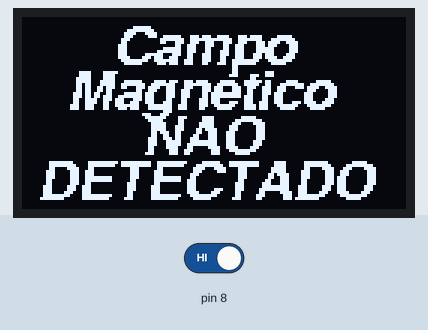
Bench run of a sketch on a simulated Arduino Uno, built with avr-gcc and run on an emulated ATmega328P. Parts: 128×64 one-colour display. The test bench sets the inputs (shaded band); at power-on: pin 8 HIGH.

Above: at 3.9 s.
4.0 s: pin 8 driven LOW
At 5.7 s:
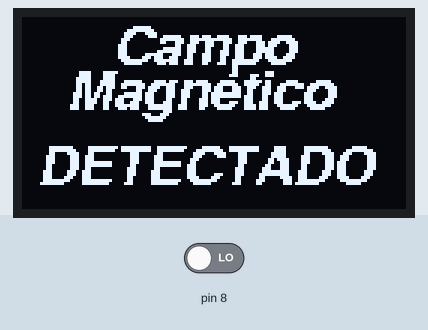
6.1 s: pin 8 driven HIGH
At 7.0 s:
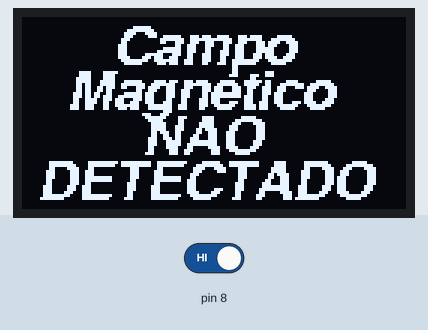
Timing chart, 0 to 9.1 s (numbered marks = the images above; inputs shaded):
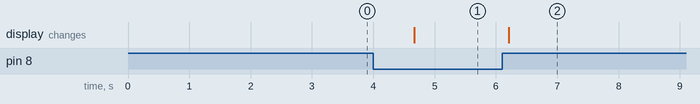

The sketch:

magnetico.ino
```cpp
#include <Wire.h> //Biblioteca para uso do protocolo I2C;
#include <Adafruit_GFX.h> //Biblioteca para manipulação gráfica no display;
#include <Adafruit_SH1106.h> //Biblioteca para operação do driver de controle do display;

#include <Fonts/FreeMono9pt7b.h> //Fonte para alteração do texto;
#include <Fonts/FreeSansBoldOblique9pt7b.h> //Fonte para alteração do texto;
#include <Fonts/FreeMonoOblique9pt7b.h> //Fonte para alteração do texto;

#define OLED_RESET -1 //Em displays que não possuem pino RESET, é dado o valor -1;

Adafruit_SH1106 display(OLED_RESET); //Declaração da tela com o nome "display";
int magnetico = 0;

void setup() {
  Serial.begin(9600);
  pinMode(8, INPUT);
  display.begin(SH1106_SWITCHCAPVCC, 0x3C); //Inicialização do display com a biblioteca e endereço de hardware do display;

}

void loop() {

  display.clearDisplay(); //Comando para limpar a tela;
  display.setFont(&FreeSansBoldOblique9pt7b); //Comando para definir a fonte que será utilizada;
  display.setTextColor(WHITE); //Comando para definir a cor do texto;
  display.setTextSize(1); //Comando para definir tamanho od
  magnetico = digitalRead(8);

  if(magnetico==LOW)
  {
    display.setCursor(30, 15); //Definição de onde o texto será escrito. Lembre se que: linha, coluna; eixo x / eixo y
    display.print("Campo"); //Texto a ser escrito;
    display.setCursor(15, 30); //Definição de onde o texto será escrito. Lembre se que: linha, coluna; eixo x / eixo y
    display.print("Magnetico"); //Texto a ser escrito;
    display.setCursor(5, 55); //Definição de onde o texto será escrito. Lembre se que: linha, coluna; eixo x / eixo y
    display.print("DETECTADO"); //Texto a ser escrito;
    display.display(); //Mostrar informações na tela;
    delay(500);
    display.clearDisplay(); //Comando para limpar a tela;
  }
  else
  {
    display.setCursor(30, 15); //Definição de onde o texto será escrito. Lembre se que: linha, coluna; eixo x / eixo y
    display.print("Campo"); //Texto a ser escrito;
    display.setCursor(15, 30); //Definição de onde o texto será escrito. Lembre se que: linha, coluna; eixo x / eixo y
    display.print("Magnetico"); //Texto a ser escrito;
    display.setCursor(40, 45); //Definição de onde o texto será escrito. Lembre se que: linha, coluna; eixo x / eixo y
    display.print("NAO"); //Texto a ser escrito;
    display.setCursor(5, 60); //Definição de onde o texto será escrito. Lembre se que: linha, coluna; eixo x / eixo y
    display.print("DETECTADO"); //Texto a ser escrito;
    display.display(); //Mostrar informações na tela;
    delay(500);
    display.clearDisplay(); //Comando para limpar a tela;
  }
delay(1000);

}
```

Measured:
- after the input at 4.0 s, the display: changes after 0.67 s (image 1)
- after the input at 6.1 s, the display: changes after 0.11 s (image 2)
